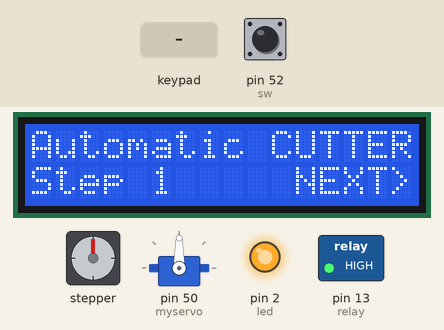
Simulated run of this sketch. Board: Arduino Mega 2560, built with avr-gcc and run on an emulated ATmega2560. Parts: stepper motor, 16×2 character LCD, servo, switched loads named in the sketch (green lamp = pin HIGH), output pins drawn as LEDs (lit = HIGH). Wiring (inferred from the names in the program): stepper motor driver (200 steps per turn assumed): step pin 9; direction pin 8. The test bench sets the inputs (shaded band); at power-on: pin 52 (sw) LOW. What the sketch prints to the serial monitor is not drawn.

Above: at 1.2 s.
1.3 s: pin 52 (sw) pulled HIGH for 3.2 s
At 5.2 s:
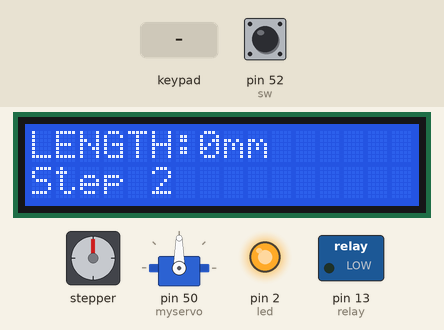
6.0 s: keypad keys 3 6 3 4 3 2 3 0 # pressed 0.4 s apart
At 10.4 s:
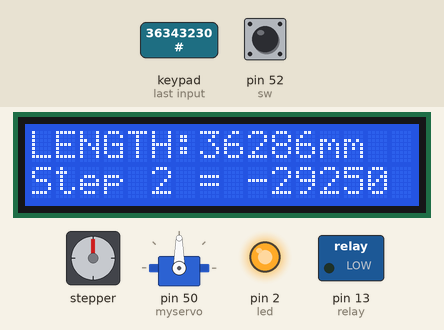
11.1 s: key '*' pressed
At 11.9 s:
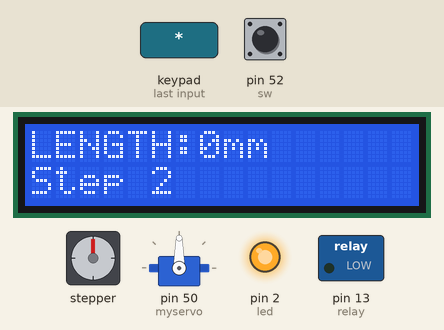
12.6 s: pin 52 (sw) pulled HIGH for 0.15 s
At 14.0 s:
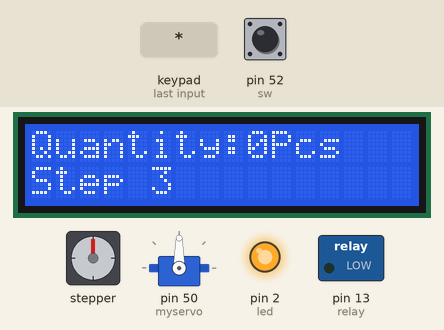
14.3 s: keypad keys 2 8 2 6 2 4 2 2 # pressed 0.4 s apart
At 18.1 s:
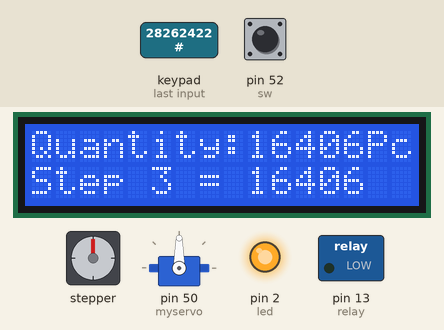
19.4 s: pin 52 (sw) pulled HIGH for 3.2 s
At 20.5 s:
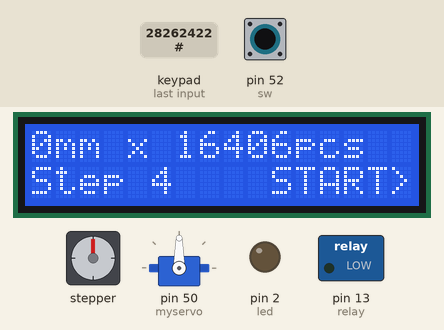
Timing chart, 0 to 29.1 s (numbered marks = the images above; inputs shaded):
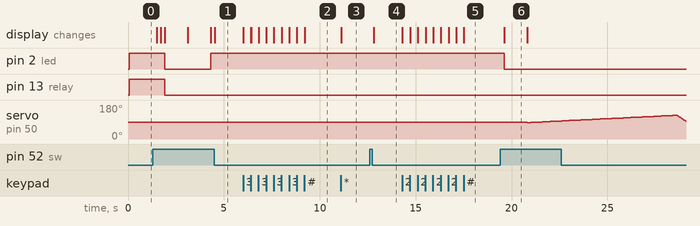

The sketch:

Cutter_with_easy_driver.ino
```cpp
#include <Servo.h>

#include <LiquidCrystal.h>

#include <Keypad.h>

const int RS = 48, E = 46, D4 = 44, D5 = 42, D6 = 40, D7 = 38;
LiquidCrystal lcd(RS, E, D4, D5, D6, D7);

const byte ROWS = 4;
const byte COLS = 4;

char hexaKeys[ROWS][COLS] =
{
  {'1', '2', '3', 'A'},
  {'4', '5', '6', 'B'},
  {'7', '8', '9', 'C'},
  {'*', '0', '#', 'D'}
};
byte rowPins[ROWS] = {36, 34, 32, 30};
byte colPins[COLS] = {28, 26, 24, 22};

Keypad kpd = Keypad( makeKeymap(hexaKeys), rowPins, colPins, ROWS, COLS);

int state = 0;
int led = 2;
int sw = 52;
Servo myservo;
int pos = 87;
int relay = 13;

#define stepPin 9
#define dirPin 8
float mmPerStep = 0.18096;

unsigned int Length = 0;
unsigned int Quantity = 0;
int previousLength = 0;
int previousQuantity = 0;

void setup()
{
  Serial.begin(9600);
  pinMode(sw, INPUT);
  pinMode(led, OUTPUT);
  pinMode(relay, OUTPUT);
  lcd.begin(16, 2);
  myservo.attach(50);
  digitalWrite(relay, HIGH);
  pinMode(stepPin, OUTPUT);
  pinMode(dirPin, OUTPUT);
}

void loop()
{
  if (digitalRead(sw) == 1)
  {
    if (state == 5)
    {
      state = 0;
    }
    else
    {
      state += 1;
    }
    delay(200);
    lcd.clear();
  }
  switch (state)
  {
    case 0:
      lcd.setCursor(0, 0);
      lcd.print("Automatic CUTTER");
      lcd.setCursor(0, 1);
      lcd.print("Step 1");
      lcd.setCursor(11, 1);
      lcd.print("NEXT>");
      digitalWrite(led, HIGH);
      break;


    case 1:
      lcd.setCursor(0, 1);
      lcd.print("Step 2");
      Length = changeValue(Length);
      if (previousLength != Length)
      {
        lcd.clear();
        previousLength = Length;
      }

      lcd.setCursor(0, 0);
      lcd.print("LENGTH:" + (String)Length + "mm");
      break;

    case 2:
      lcd.setCursor(0, 1);
      lcd.print("Step 3");
      Quantity = changeValue(Quantity);
      if (previousQuantity != Quantity)
      {
        lcd.clear();
        previousQuantity = Quantity;
      }

      lcd.setCursor(0, 0);
      lcd.print("Quantity:" + (String)Quantity + "Pcs");
      break;

    case 3:
      lcd.setCursor(0, 0);
      lcd.print((String)Length + "mm x " + (String)Quantity + "pcs");
      lcd.setCursor(0, 1);
      lcd.print("Step 4");
      lcd.setCursor(10, 1);
      lcd.print("START>");
      digitalWrite(led, LOW);
      digitalWrite(relay, LOW);
      delay(1000);
      break;

    case 4:
      currentlyCutting();
      break;
    case 5:
      digitalWrite(led, HIGH);
      lcd.clear();
      lcd.setCursor(0, 0);
      lcd.print("CUTTING COMPLETE");
      lcd.setCursor(0, 1);
      lcd.print("Step 6");
      delay(2000);
      state = 0;
      break;
  }

}

int changeValue(int firstvariable)
{
  char key = kpd.getKey();
  switch (key)
  {
    case NO_KEY: break;
    case '0': case '1': case '2': case '3': case '4':
    case '5': case '6': case '7': case '8': case '9':

      lcd.setCursor(13, 0);
      lcd.print(key);
      Serial.print(key);
      firstvariable = firstvariable * 10 + key - '0';
      break;

    case '#':

      lcd.setCursor(0, 1);
      lcd.print("Length = ");
      Serial.print("Length = ");
      lcd.setCursor(9, 1);
      lcd.print(firstvariable);
      Serial.println(firstvariable);
      break;

    case '*':
      firstvariable = 0;
      lcd.clear();
      Serial.println ();
      Serial.print ("Reset value:");
      Serial.print (firstvariable );
  }
  return firstvariable;
}

void currentlyCutting()
{
  lcd.setCursor(0, 0);
  lcd.print((String)0 + "/" + (String)Quantity);
  lcd.setCursor(0, 1);
  lcd.print("???s");
  int stepsToTake = (int)Length / mmPerStep;
  Serial.print(stepsToTake);
  for (int i = 0; i < Quantity; i++)
  {
    unsigned long timeForOneCycle = millis();
    digitalWrite(dirPin, LOW);
    for (int x = 0; x < stepsToTake; x++)
    {
      digitalWrite(stepPin, HIGH);
      delayMicroseconds(5000);
      digitalWrite(stepPin, LOW);
      delayMicroseconds(5000);
    }

    lcd.setCursor(0, 0);
    lcd.print((String)(i + 1) + "/" + (String)Quantity);

    for (pos = 87; pos <= 125 ; pos += 1)
    {
      myservo.write(pos);
      delay(200);
    }
    for (pos = 125; pos >= 87; pos -= 1)
    {
      myservo.write(pos);
      delay(15);
    }


    lcd.setCursor(0, 1);

    unsigned long timeRemaining = ((millis() - timeForOneCycle) * (Quantity - (i + 1))) / 1000;
    lcd.print((String)timeRemaining + "s    ");

  }
  Length = 0;
  Quantity = 0;
  state = 5;
  delay(1000);
}
```

Measured:
- after the input at 1.3 s, pin 2 (led): HIGH → LOW after 0.62 s, → HIGH 2.4 s later; pin 13 (relay): HIGH → LOW after 0.62 s; the display: changes after 0.21 s (image 1)
- after the input at 6.0 s, the display: first changes at once (image 2 shows a later state)
- after the input at 11.1 s, the display: first changes at once (image 3 shows a later state)
- after the input at 12.6 s, the display: changes after 0.21 s (image 4)
- after the input at 14.3 s, the display: first changes at once (image 5 shows a later state)
- after the input at 19.4 s, pin 2 (led): HIGH → LOW after 0.21 s; servo on pin 50 (myservo): 90° → 87° after 1.4 s, → 88° 0.20 s later, → 89° 0.20 s later, → 90° 0.20 s later, … (55 changes in this stretch); the display: changes after 0.21 s (image 6)
- what the display in image 6 shows lasts 1.2 s, from 19.6 s to 20.8 s
